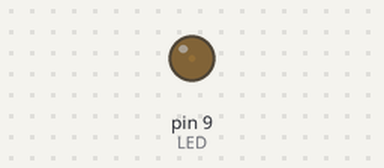
Recording of a sketch running on a simulated Arduino Uno, built with avr-gcc and run on an emulated ATmega328P. On the bench: output pins drawn as LEDs (lit = HIGH).

Above: at 0.05 s.
At 2.3 s:
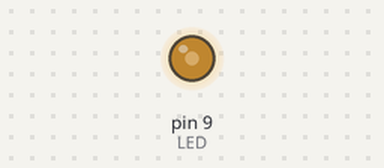
At 4.6 s:
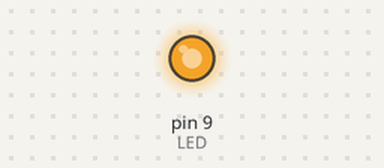
At 9.2 s:
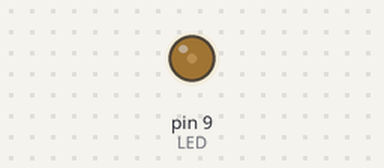
Timing chart, 0 to 13.3 s (numbered marks = the images above):
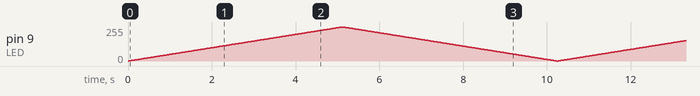

The sketch:

aula03-0908-extra.ino
```cpp
const int LED = 9;

void setup() {
  pinMode(LED, OUTPUT);
}

void loop() {
  for(int i=0; i<=255; i++){
    analogWrite(LED, i);
    delay(20);
  }
    for(int i=255; i>=0; i--){
    analogWrite(LED, i);
    delay(20);
  }
}
```
